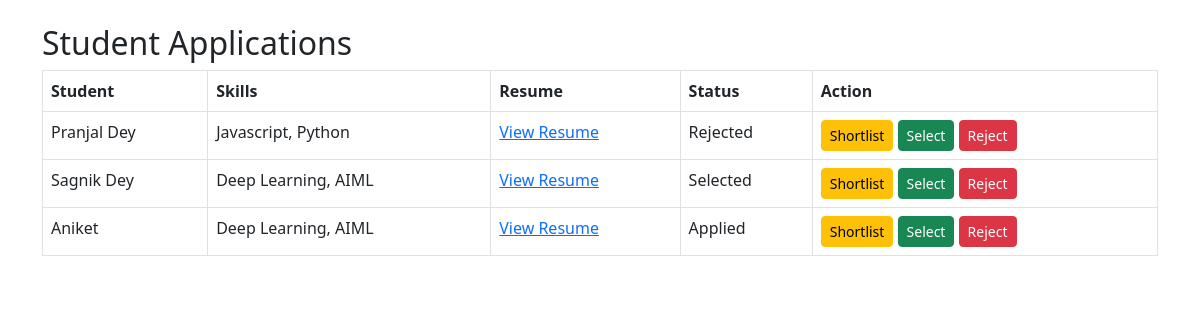
Screenshot of /company/applications/1 (signed in) with the database file from the repository.
### models.py (models this page shows)
class Application(db.Model):
    id = db.Column(db.Integer, primary_key=True)
    student_id = db.Column(
        db.Integer,
        db.ForeignKey('student.id')
    )
    drive_id = db.Column(
        db.Integer,
        db.ForeignKey('drive.id')
    )
    status = db.Column(
        db.String(20),
        default="Applied"
    )
    application_date = db.Column(
        db.Date,
        default=date.today
    )
    __table_args__ = (
        db.UniqueConstraint('student_id', 'drive_id'),
    )

class Student(db.Model):
    id = db.Column(
        db.Integer,
        db.ForeignKey('user.id'),
        primary_key=True
    )
    name = db.Column(db.String(100))
    email = db.Column(db.String(100))
    skills = db.Column(db.String(200))
    resume = db.Column(db.String(200))
    blacklisted = db.Column(db.Boolean, default=False)
    applications = db.relationship('Application', backref='student', lazy=True)

### routes.py (the view)
@routes.route("/company/applications/<int:drive_id>")
@login_required
def company_applications(drive_id):
    if current_user.role != "company":
        return "Unauthorized"
    applications = Application.query.filter_by(drive_id=drive_id).all()
    return render_template(
        "company_applications.html",
        applications=applications
    )

### app.py (called while the page is built)
@login_manager.user_loader
def load_user(user_id):
    return User.query.get(int(user_id))

### templates/company_applications.html (shortened to what this page needs)
<!DOCTYPE html>
<html>
<head>
<link href="https://cdn.jsdelivr.net/npm/bootstrap@5.3.0/dist/css/bootstrap.min.css" rel="stylesheet">
</head>
<body class="container mt-4">
<h2>Student Applications</h2>
<table class="table table-bordered">
<tr>
<th>Student</th>
<th>Skills</th>
<th>Resume</th>
<th>Status</th>
<th>Action</th>
</tr>
{% for a in applications %}
<tr>
<td>{{ a.student.name }}</td>
<td>{{ a.student.skills }}</td>
<td>
<a target="_blank"
href="/static/uploads/{{a.student.resume}}">
View Resume
</a>
</td>
<td>{{ a.status }}</td>
<td>
<a class="btn btn-warning btn-sm"
href="/company/update_status/{{a.id}}/Shortlisted">
Shortlist </a>
<a class="btn btn-success btn-sm"
href="/company/update_status/{{a.id}}/Selected">
Select </a>
<a class="btn btn-danger btn-sm"
href="/company/update_status/{{a.id}}/Rejected">
Reject </a>
</td>
</tr>
{% endfor %}
</table>
</body>
</html>

### rows the page displays
Application: student.name "Pranjal Dey", student.skills "Javascript, Python", status "Rejected"
Application: student.name "Sagnik Dey", student.skills "Deep Learning, AIML", status "Selected"
Application: student.name "Aniket", student.skills "Deep Learning, AIML", status "Applied"
